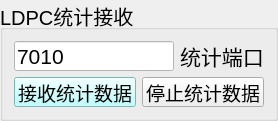
     <widget class="QGroupBox" name="groupBox_18">
      <property name="maximumSize">
       <size>
        <width>280</width>
        <height>120</height>
       </size>
      </property>
      <property name="font">
       <font>
        <pointsize>15</pointsize>
       </font>
      </property>
      <property name="title">
       <string>LDPC统计接收</string>
      </property>
      <layout class="QGridLayout" name="gridLayout_16">
       <item row="0" column="0" colspan="2">
        <widget class="QLineEdit" name="LDPCstatisticalPort_obj">
         <property name="maximumSize">
          <size>
           <width>160</width>
           <height>30</height>
          </size>
         </property>
         <property name="font">
          <font>
           <pointsize>16</pointsize>
          </font>
         </property>
         <property name="styleSheet">
          <string notr="true">background-color: rgb(255, 255, 255);</string>
         </property>
         <property name="text">
          <string>7010</string>
         </property>
        </widget>
       </item>
       <item row="0" column="2">
        <widget class="QLabel" name="LDPCstatisticalPort_label">
         <property name="maximumSize">
          <size>
           <width>100</width>
           <height>30</height>
          </size>
         </property>
         <property name="font">
          <font>
           <pointsize>16</pointsize>
          </font>
         </property>
         <property name="text">
          <string>统计端口</string>
         </property>
         <property name="textFormat">
          <enum>Qt::PlainText</enum>
         </property>
        </widget>
       </item>
       <item row="1" column="0">
        <widget class="QPushButton" name="start_LDPC">
         <property name="maximumSize">
          <size>
           <width>140</width>
           <height>30</height>
          </size>
         </property>
         <property name="font">
          <font>
           <pointsize>14</pointsize>
          </font>
         </property>
         <property name="styleSheet">
          <string notr="true">background-color: rgb(170, 255, 255);</string>
         </property>
         <property name="text">
          <string>接收统计数据</string>
         </property>
        </widget>
       </item>
       <item row="1" column="1" colspan="2">
        <widget class="QPushButton" name="stop_LDPC">
         <property name="maximumSize">
          <size>
           <width>140</width>
           <height>30</height>
          </size>
         </property>
         <property name="font">
          <font>
           <pointsize>14</pointsize>
          </font>
         </property>
         <property name="text">
          <string>停止统计数据</string>
         </property>
        </widget>
       </item>
      </layout>
     </widget>
